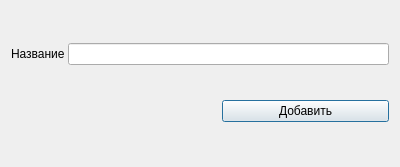
<?xml version="1.0" encoding="UTF-8"?>
<ui version="4.0">
 <class>Dialog</class>
 <widget class="QDialog" name="Dialog">
  <property name="geometry">
   <rect>
    <x>0</x>
    <y>0</y>
    <width>400</width>
    <height>167</height>
   </rect>
  </property>
  <property name="windowTitle">
   <string>Добавить жанр</string>
  </property>
  <layout class="QVBoxLayout" name="verticalLayout_2">
   <property name="spacing">
    <number>3</number>
   </property>
   <item>
    <layout class="QVBoxLayout" name="verticalLayout">
     <item>
      <layout class="QHBoxLayout" name="horizontalLayout">
       <item>
        <widget class="QLabel" name="label">
         <property name="text">
          <string>Название</string>
         </property>
        </widget>
       </item>
       <item>
        <widget class="QLineEdit" name="title_edit"/>
       </item>
      </layout>
     </item>
    </layout>
   </item>
   <item>
    <layout class="QHBoxLayout" name="horizontalLayout_2" stretch="5,4">
     <item>
      <widget class="QLabel" name="indicator_lbl">
       <property name="text">
        <string/>
       </property>
      </widget>
     </item>
     <item>
      <widget class="QPushButton" name="submit_btn">
       <property name="text">
        <string>Добавить</string>
       </property>
      </widget>
     </item>
    </layout>
   </item>
  </layout>
 </widget>
 <resources/>
 <connections/>
</ui>
